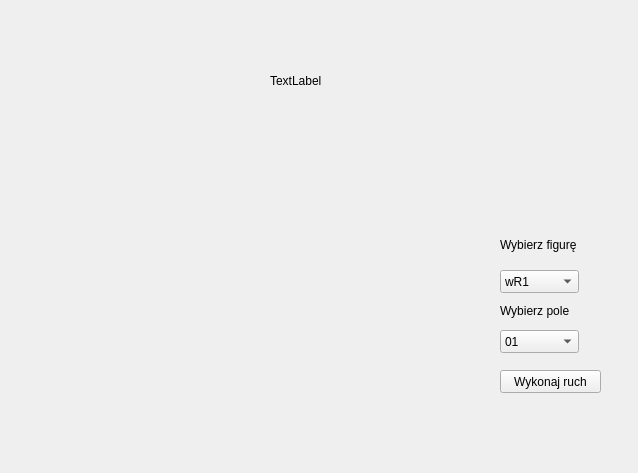
<?xml version="1.0" encoding="UTF-8"?>
<ui version="4.0">
 <class>MainWindow</class>
 <widget class="QMainWindow" name="MainWindow">
  <property name="geometry">
   <rect>
    <x>0</x>
    <y>0</y>
    <width>638</width>
    <height>473</height>
   </rect>
  </property>
  <property name="windowTitle">
   <string>MainWindow</string>
  </property>
  <widget class="QWidget" name="centralwidget">
   <widget class="QPushButton" name="wyslijButton">
    <property name="geometry">
     <rect>
      <x>500</x>
      <y>370</y>
      <width>101</width>
      <height>23</height>
     </rect>
    </property>
    <property name="text">
     <string>Wykonaj ruch</string>
    </property>
   </widget>
   <widget class="QLabel" name="serverMessage">
    <property name="geometry">
     <rect>
      <x>270</x>
      <y>40</y>
      <width>301</width>
      <height>81</height>
     </rect>
    </property>
    <property name="text">
     <string>TextLabel</string>
    </property>
   </widget>
   <widget class="QComboBox" name="figury">
    <property name="geometry">
     <rect>
      <x>500</x>
      <y>270</y>
      <width>79</width>
      <height>23</height>
     </rect>
    </property>
    <item>
     <property name="text">
      <string>wR1</string>
     </property>
    </item>
    <item>
     <property name="text">
      <string>wN1</string>
     </property>
    </item>
    <item>
     <property name="text">
      <string>wB1</string>
     </property>
    </item>
    <item>
     <property name="text">
      <string>wKI</string>
     </property>
    </item>
    <item>
     <property name="text">
      <string>wQU</string>
     </property>
    </item>
    <item>
     <property name="text">
      <string>wB2</string>
     </property>
    </item>
    <item>
     <property name="text">
      <string>wN2</string>
     </property>
    </item>
    <item>
     <property name="text">
      <string>wR2</string>
     </property>
    </item>
    <item>
     <property name="text">
      <string>wp1</string>
     </property>
    </item>
    <item>
     <property name="text">
      <string>wp2</string>
     </property>
    </item>
    <item>
     <property name="text">
      <string>wp3</string>
     </property>
    </item>
    <item>
     <property name="text">
      <string>wp4</string>
     </property>
    </item>
    <item>
     <property name="text">
      <string>wp5</string>
     </property>
    </item>
    <item>
     <property name="text">
      <string>wp6</string>
     </property>
    </item>
    <item>
     <property name="text">
      <string>wp7</string>
     </property>
    </item>
    <item>
     <property name="text">
      <string>wp8</string>
     </property>
    </item>
    <item>
     <property name="text">
      <string>bp1</string>
     </property>
    </item>
    <item>
     <property name="text">
      <string>bp2</string>
     </property>
    </item>
    <item>
     <property name="text">
      <string>bp3</string>
     </property>
    </item>
    <item>
     <property name="text">
      <string>bp4</string>
     </property>
    </item>
    <item>
     <property name="text">
      <string>bp5</string>
     </property>
    </item>
    <item>
     <property name="text">
      <string>bp6</string>
     </property>
    </item>
    <item>
     <property name="text">
      <string>bp7</string>
     </property>
    </item>
    <item>
     <property name="text">
      <string>bp8</string>
     </property>
    </item>
    <item>
     <property name="text">
      <string>bR1</string>
     </property>
    </item>
    <item>
     <property name="text">
      <string>bN1</string>
     </property>
    </item>
    <item>
     <property name="text">
      <string>bB1</string>
     </property>
    </item>
    <item>
     <property name="text">
      <string>bKI</string>
     </property>
    </item>
    <item>
     <property name="text">
      <string>bQU</string>
     </property>
    </item>
    <item>
     <property name="text">
      <string>bB2</string>
     </property>
    </item>
    <item>
     <property name="text">
      <string>bN2</string>
     </property>
    </item>
    <item>
     <property name="text">
      <string>bR2</string>
     </property>
    </item>
   </widget>
   <widget class="QComboBox" name="pola">
    <property name="geometry">
     <rect>
      <x>500</x>
      <y>330</y>
      <width>79</width>
      <height>23</height>
     </rect>
    </property>
    <item>
     <property name="text">
      <string>01</string>
     </property>
    </item>
    <item>
     <property name="text">
      <string>02</string>
     </property>
    </item>
    <item>
     <property name="text">
      <string>03</string>
     </property>
    </item>
    <item>
     <property name="text">
      <string>04</string>
     </property>
    </item>
    <item>
     <property name="text">
      <string>05</string>
     </property>
    </item>
    <item>
     <property name="text">
      <string>06</string>
     </property>
    </item>
    <item>
     <property name="text">
      <string>07</string>
     </property>
    </item>
    <item>
     <property name="text">
      <string>08</string>
     </property>
    </item>
    <item>
     <property name="text">
      <string>09</string>
     </property>
    </item>
    <item>
     <property name="text">
      <string>10</string>
     </property>
    </item>
    <item>
     <property name="text">
      <string>11</string>
     </property>
    </item>
    <item>
     <property name="text">
      <string>12</string>
     </property>
    </item>
    <item>
     <property name="text">
      <string>13</string>
     </property>
    </item>
    <item>
     <property name="text">
      <string>14</string>
     </property>
    </item>
    <item>
     <property name="text">
      <string>15</string>
     </property>
    </item>
    <item>
     <property name="text">
      <string>16</string>
     </property>
    </item>
    <item>
     <property name="text">
      <string>17</string>
     </property>
    </item>
    <item>
     <property name="text">
      <string>18</string>
     </property>
    </item>
    <item>
     <property name="text">
      <string>19</string>
     </property>
    </item>
    <item>
     <property name="text">
      <string>20</string>
     </property>
    </item>
    <item>
     <property name="text">
      <string>21</string>
     </property>
    </item>
    <item>
     <property name="text">
      <string>22</string>
     </property>
    </item>
    <item>
     <property name="text">
      <string>23</string>
     </property>
    </item>
    <item>
     <property name="text">
      <string>24</string>
     </property>
    </item>
    <item>
     <property name="text">
      <string>25</string>
     </property>
    </item>
    <item>
     <property name="text">
      <string>26</string>
     </property>
    </item>
    <item>
     <property name="text">
      <string>27</string>
     </property>
    </item>
    <item>
     <property name="text">
      <string>28</string>
     </property>
    </item>
    <item>
     <property name="text">
      <string>29</string>
     </property>
    </item>
    <item>
     <property name="text">
      <string>30</string>
     </property>
    </item>
    <item>
     <property name="text">
      <string>31</string>
     </property>
    </item>
    <item>
     <property name="text">
      <string>32</string>
     </property>
    </item>
    <item>
     <property name="text">
      <string>33</string>
     </property>
    </item>
    <item>
     <property name="text">
      <string>34</string>
     </property>
    </item>
    <item>
     <property name="text">
      <string>35</string>
     </property>
    </item>
    <item>
     <property name="text">
      <string>36</string>
     </property>
    </item>
    <item>
     <property name="text">
      <string>37</string>
     </property>
    </item>
    <item>
     <property name="text">
      <string>38</string>
     </property>
    </item>
    <item>
     <property name="text">
      <string>39</string>
     </property>
    </item>
    <item>
     <property name="text">
      <string>40</string>
     </property>
    </item>
    <item>
     <property name="text">
      <string>41</string>
     </property>
    </item>
    <item>
     <property name="text">
      <string>42</string>
     </property>
    </item>
    <item>
     <property name="text">
      <string>43</string>
     </property>
    </item>
    <item>
     <property name="text">
      <string>44</string>
     </property>
    </item>
    <item>
     <property name="text">
      <string>45</string>
     </property>
    </item>
    <item>
     <property name="text">
      <string>46</string>
     </property>
    </item>
    <item>
     <property name="text">
      <string>47</string>
     </property>
    </item>
    <item>
     <property name="text">
      <string>48</string>
     </property>
    </item>
    <item>
     <property name="text">
      <string>49</string>
     </property>
    </item>
    <item>
     <property name="text">
      <string>50</string>
     </property>
    </item>
    <item>
     <property name="text">
      <string>51</string>
     </property>
    </item>
    <item>
     <property name="text">
      <string>52</string>
     </property>
    </item>
    <item>
     <property name="text">
      <string>53</string>
     </property>
    </item>
    <item>
     <property name="text">
      <string>54</string>
     </property>
    </item>
    <item>
     <property name="text">
      <string>55</string>
     </property>
    </item>
    <item>
     <property name="text">
      <string>56</string>
     </property>
    </item>
    <item>
     <property name="text">
      <string>57</string>
     </property>
    </item>
    <item>
     <property name="text">
      <string>58</string>
     </property>
    </item>
    <item>
     <property name="text">
      <string>59</string>
     </property>
    </item>
    <item>
     <property name="text">
      <string>60</string>
     </property>
    </item>
    <item>
     <property name="text">
      <string>61</string>
     </property>
    </item>
    <item>
     <property name="text">
      <string>62</string>
     </property>
    </item>
    <item>
     <property name="text">
      <string>63</string>
     </property>
    </item>
    <item>
     <property name="text">
      <string>64</string>
     </property>
    </item>
   </widget>
   <widget class="QLabel" name="label">
    <property name="geometry">
     <rect>
      <x>500</x>
      <y>234</y>
      <width>101</width>
      <height>21</height>
     </rect>
    </property>
    <property name="text">
     <string>Wybierz figurę</string>
    </property>
   </widget>
   <widget class="QLabel" name="label_2">
    <property name="geometry">
     <rect>
      <x>500</x>
      <y>300</y>
      <width>91</width>
      <height>21</height>
     </rect>
    </property>
    <property name="text">
     <string>Wybierz pole</string>
    </property>
   </widget>
  </widget>
 </widget>
 <resources/>
 <connections/>
</ui>
